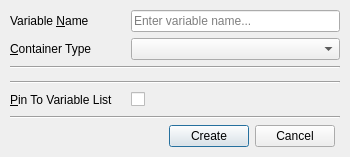
<?xml version="1.0" encoding="UTF-8"?>
<ui version="4.0">
 <class>ContainerWizard</class>
 <widget class="QDialog" name="ContainerWizard">
  <property name="geometry">
   <rect>
    <x>0</x>
    <y>0</y>
    <width>404</width>
    <height>214</height>
   </rect>
  </property>
  <property name="sizePolicy">
   <sizepolicy hsizetype="Preferred" vsizetype="Preferred">
    <horstretch>0</horstretch>
    <verstretch>0</verstretch>
   </sizepolicy>
  </property>
  <property name="minimumSize">
   <size>
    <width>350</width>
    <height>0</height>
   </size>
  </property>
  <property name="windowTitle">
   <string>Create Container</string>
  </property>
  <property name="modal">
   <bool>true</bool>
  </property>
  <layout class="QVBoxLayout" name="verticalLayout">
   <property name="sizeConstraint">
    <enum>QLayout::SetFixedSize</enum>
   </property>
   <property name="leftMargin">
    <number>10</number>
   </property>
   <property name="topMargin">
    <number>10</number>
   </property>
   <property name="rightMargin">
    <number>10</number>
   </property>
   <property name="bottomMargin">
    <number>10</number>
   </property>
   <item>
    <widget class="QFrame" name="frame_2">
     <property name="sizePolicy">
      <sizepolicy hsizetype="Expanding" vsizetype="Preferred">
       <horstretch>0</horstretch>
       <verstretch>0</verstretch>
      </sizepolicy>
     </property>
     <property name="frameShape">
      <enum>QFrame::NoFrame</enum>
     </property>
     <property name="frameShadow">
      <enum>QFrame::Raised</enum>
     </property>
     <layout class="QHBoxLayout" name="horizontalLayout_2">
      <property name="leftMargin">
       <number>0</number>
      </property>
      <property name="topMargin">
       <number>0</number>
      </property>
      <property name="rightMargin">
       <number>0</number>
      </property>
      <property name="bottomMargin">
       <number>0</number>
      </property>
      <item>
       <widget class="QLabel" name="label">
        <property name="sizePolicy">
         <sizepolicy hsizetype="Fixed" vsizetype="Preferred">
          <horstretch>0</horstretch>
          <verstretch>0</verstretch>
         </sizepolicy>
        </property>
        <property name="minimumSize">
         <size>
          <width>115</width>
          <height>0</height>
         </size>
        </property>
        <property name="text">
         <string>Variable &amp;Name</string>
        </property>
        <property name="buddy">
         <cstring>variableName</cstring>
        </property>
       </widget>
      </item>
      <item>
       <widget class="QLineEdit" name="variableName">
        <property name="placeholderText">
         <string>Enter variable name...</string>
        </property>
        <property name="clearButtonEnabled">
         <bool>true</bool>
        </property>
       </widget>
      </item>
     </layout>
    </widget>
   </item>
   <item>
    <widget class="QFrame" name="frame">
     <property name="sizePolicy">
      <sizepolicy hsizetype="Expanding" vsizetype="Preferred">
       <horstretch>0</horstretch>
       <verstretch>0</verstretch>
      </sizepolicy>
     </property>
     <property name="frameShape">
      <enum>QFrame::NoFrame</enum>
     </property>
     <property name="frameShadow">
      <enum>QFrame::Raised</enum>
     </property>
     <layout class="QHBoxLayout" name="horizontalLayout_3">
      <property name="leftMargin">
       <number>0</number>
      </property>
      <property name="topMargin">
       <number>0</number>
      </property>
      <property name="rightMargin">
       <number>0</number>
      </property>
      <property name="bottomMargin">
       <number>0</number>
      </property>
      <item>
       <widget class="QLabel" name="containerLabel">
        <property name="sizePolicy">
         <sizepolicy hsizetype="Fixed" vsizetype="Preferred">
          <horstretch>0</horstretch>
          <verstretch>0</verstretch>
         </sizepolicy>
        </property>
        <property name="minimumSize">
         <size>
          <width>115</width>
          <height>0</height>
         </size>
        </property>
        <property name="toolTip">
         <string>Specifies the type of Container to create.</string>
        </property>
        <property name="text">
         <string>&amp;Container Type</string>
        </property>
        <property name="buddy">
         <cstring>containerTypeBox</cstring>
        </property>
       </widget>
      </item>
      <item>
       <widget class="QComboBox" name="containerTypeBox">
        <property name="sizePolicy">
         <sizepolicy hsizetype="Expanding" vsizetype="Fixed">
          <horstretch>0</horstretch>
          <verstretch>0</verstretch>
         </sizepolicy>
        </property>
        <property name="minimumSize">
         <size>
          <width>120</width>
          <height>0</height>
         </size>
        </property>
       </widget>
      </item>
     </layout>
    </widget>
   </item>
   <item>
    <widget class="Line" name="line">
     <property name="minimumSize">
      <size>
       <width>330</width>
       <height>0</height>
      </size>
     </property>
     <property name="orientation">
      <enum>Qt::Horizontal</enum>
     </property>
    </widget>
   </item>
   <item>
    <widget class="QFrame" name="typeSelectionFrame">
     <property name="sizePolicy">
      <sizepolicy hsizetype="Expanding" vsizetype="Fixed">
       <horstretch>0</horstretch>
       <verstretch>0</verstretch>
      </sizepolicy>
     </property>
     <property name="frameShape">
      <enum>QFrame::NoFrame</enum>
     </property>
     <property name="frameShadow">
      <enum>QFrame::Raised</enum>
     </property>
     <layout class="QVBoxLayout" name="verticalLayout_3">
      <property name="leftMargin">
       <number>0</number>
      </property>
      <property name="topMargin">
       <number>0</number>
      </property>
      <property name="rightMargin">
       <number>0</number>
      </property>
      <property name="bottomMargin">
       <number>0</number>
      </property>
     </layout>
    </widget>
   </item>
   <item>
    <spacer name="verticalSpacer">
     <property name="orientation">
      <enum>Qt::Vertical</enum>
     </property>
     <property name="sizeHint" stdset="0">
      <size>
       <width>20</width>
       <height>0</height>
      </size>
     </property>
    </spacer>
   </item>
   <item>
    <widget class="Line" name="line_2">
     <property name="orientation">
      <enum>Qt::Horizontal</enum>
     </property>
    </widget>
   </item>
   <item>
    <widget class="QFrame" name="frame_4">
     <property name="frameShape">
      <enum>QFrame::NoFrame</enum>
     </property>
     <property name="frameShadow">
      <enum>QFrame::Raised</enum>
     </property>
     <layout class="QHBoxLayout" name="horizontalLayout_4">
      <property name="leftMargin">
       <number>0</number>
      </property>
      <property name="topMargin">
       <number>0</number>
      </property>
      <property name="rightMargin">
       <number>0</number>
      </property>
      <property name="bottomMargin">
       <number>0</number>
      </property>
      <item>
       <widget class="QLabel" name="label_3">
        <property name="sizePolicy">
         <sizepolicy hsizetype="Fixed" vsizetype="Preferred">
          <horstretch>0</horstretch>
          <verstretch>0</verstretch>
         </sizepolicy>
        </property>
        <property name="minimumSize">
         <size>
          <width>115</width>
          <height>0</height>
         </size>
        </property>
        <property name="text">
         <string>&amp;Pin To Variable List</string>
        </property>
        <property name="buddy">
         <cstring>checkBox</cstring>
        </property>
       </widget>
      </item>
      <item>
       <widget class="QCheckBox" name="checkBox">
        <property name="layoutDirection">
         <enum>Qt::RightToLeft</enum>
        </property>
        <property name="text">
         <string/>
        </property>
       </widget>
      </item>
      <item>
       <spacer name="horizontalSpacer">
        <property name="orientation">
         <enum>Qt::Horizontal</enum>
        </property>
        <property name="sizeHint" stdset="0">
         <size>
          <width>40</width>
          <height>20</height>
         </size>
        </property>
       </spacer>
      </item>
     </layout>
    </widget>
   </item>
   <item>
    <widget class="Line" name="line_3">
     <property name="orientation">
      <enum>Qt::Horizontal</enum>
     </property>
    </widget>
   </item>
   <item>
    <widget class="QFrame" name="frame_3">
     <property name="frameShape">
      <enum>QFrame::NoFrame</enum>
     </property>
     <property name="frameShadow">
      <enum>QFrame::Raised</enum>
     </property>
     <layout class="QHBoxLayout" name="horizontalLayout">
      <property name="leftMargin">
       <number>5</number>
      </property>
      <property name="topMargin">
       <number>0</number>
      </property>
      <property name="rightMargin">
       <number>5</number>
      </property>
      <property name="bottomMargin">
       <number>0</number>
      </property>
      <item>
       <spacer name="horizontalSpacer_2">
        <property name="orientation">
         <enum>Qt::Horizontal</enum>
        </property>
        <property name="sizeHint" stdset="0">
         <size>
          <width>40</width>
          <height>20</height>
         </size>
        </property>
       </spacer>
      </item>
      <item>
       <widget class="QPushButton" name="createButton">
        <property name="text">
         <string>Create</string>
        </property>
       </widget>
      </item>
      <item>
       <widget class="QPushButton" name="cancelButton">
        <property name="text">
         <string>Cancel</string>
        </property>
       </widget>
      </item>
     </layout>
    </widget>
   </item>
  </layout>
 </widget>
 <resources/>
 <connections/>
</ui>
